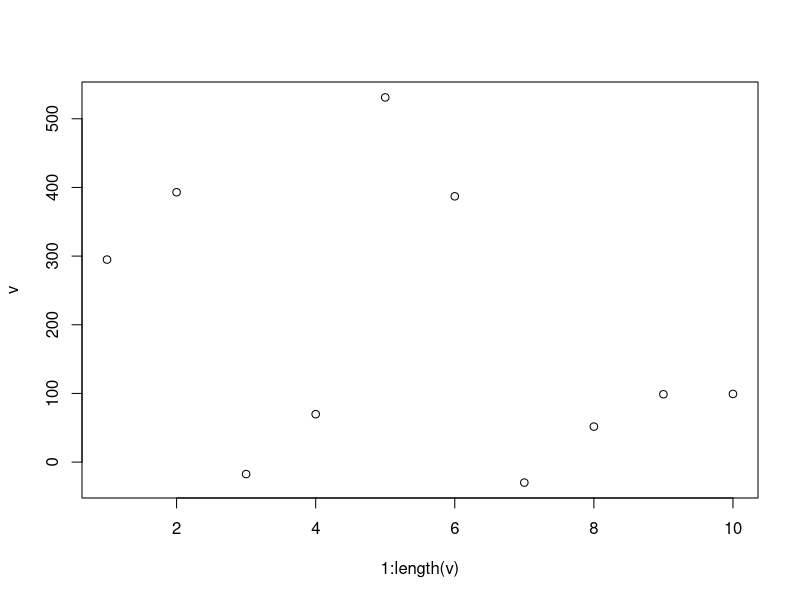

Generate this figure with R:

# Starting

# Calculator
1 + 2

# Printing
6

"Hello world"

# Assignment: creating variables
# NAME <- VALUE

# numeric
a <- 1
a

a <- 4 + 5
a

# character
b <- "text"
b

# logical
c <- TRUE
c

# Vectors

# rep(VALUE, No of times)
a <- rep(1, 10)

# : sequence with steps of 1
b <- 1:10

# seq(START, END, ...)
seq(1, 20)
seq(1, 5, length=10)
seq(1, 10, by=2)

# c() concatenates values
c(1, 6, 8, 1, 10, 9)
a <- c(1, 6, 8, 1, 10, 9)

# FUNCTIONS

# name(ARGUMENT, ...)

log(a)

log(7.6)

b <- log(9)

# extra arguments
log(2)

log(2, base=10)

log(base=10, 2)

log(10, 2)

# SUBSETTING
v <- runif(10)

# [
v[1]

v[1:3]

v[c(1,3,5)]

length(v)

v[length(v)]

# [<-
v[1] <- 99
v

# STATS

#
sum(v) / length(v)

mean(v)

median(v)

var(v)

sd(v)

# cv?
sd(v) / mean(v)

# MATRIX
# matrix(x, ncol, nrow) 

matrix(1, ncol=2, nrow=4)

matrix(1:8, ncol=2, nrow=4)

matrix(1:8, ncol=2, nrow=4, byrow=TRUE)

# RECYCLING
matrix(1:4, ncol=2, nrow=4)

matrix(1:3, ncol=2, nrow=4)

# DATA.FRAME
# data.frame(var1=vector, var2=vector, ...)

data.frame(a=1:5, b=c('S', 'N', 'P', 'N', 'P'))

data.frame(a=1:5, b='A')

# PROGRAMMING

# for(INDEX in SEQUENCE) FUNCTION()

for(i in 1:10)
  print(i * 3)

v <- rep(NA, 10)

for(i in 1:length(v))
  v[i] <- rnorm(1) + log(runif(1)) ^ 2

# Multiple lines
for(i in 1:length(v))
{
  v[i] <- rnorm(1) + log(runif(1)) ^ 2
  v[i] <- v[i] * 99
}


# PLOT

# plot(x, y, ...)
plot(1:length(v), v)

# CLOSING
q()
